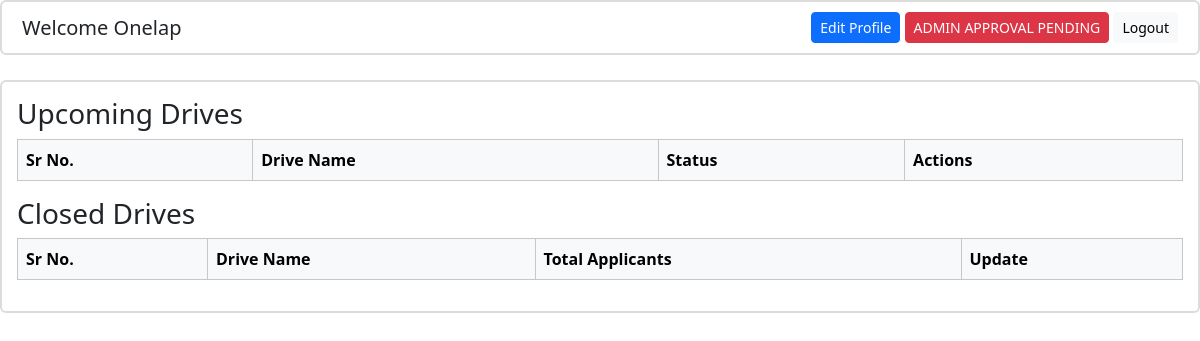
The app's page /company/dashboard (signed in), older data.
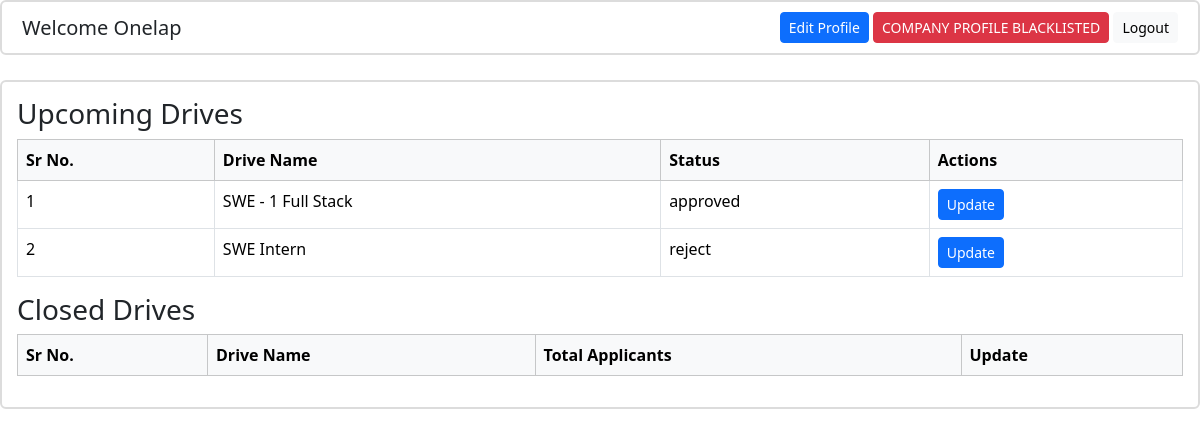
The same page, newer data.
### placementportalcode/models.py (models this page shows)
class PlacementDrive(db.Model):
    __tablename__ = "placement_drive"
    drive_id=db.Column(db.Integer,primary_key=True)
    drive_name = db.Column(db.String(100), nullable=False)
    company_id=db.Column(
        db.Integer,
        db.ForeignKey("company.company_id"),
        nullable=False,
    )
    job_title=db.Column(db.String(100),nullable=False)
    job_desc=db.Column(db.String(1000),nullable=False)
    eligibility_criteria=db.Column(db.String(500),nullable=False)
    status=db.Column(db.String(20)
                     ,default=DriveApprovalStatusEnum.PENDING.value
                     ,nullable=False)
    application_deadline=db.Column(db.DateTime,nullable=False)
    ctc = db.Column(
        db.String(50),
        nullable=False,
        default="Not Disclosed"
    )
    company=db.relationship(
        "Company",
        back_populates="drives"
    )
    applications=db.relationship(
        "Application",
        back_populates="drive",
        cascade="all, delete-orphan"
    )

### placementportalcode/company/routes.py (the view)
@company_bp.route("/dashboard",methods=[HTTPMethod.GET] )
def dashboard():
    user_id=session.get("user_id")
    if not user_id:
        return redirect(url_for("auth.login"))
    user=User.query.get(user_id)
    if not user or user.role!=RoleEnum.COMPANY  .value:
        return redirect(url_for("auth.login"))
    current_company=user.company
    now=datetime.now()
    upcoming_drives=PlacementDrive.query.filter(
        PlacementDrive.company_id==current_company.company_id,
        PlacementDrive.application_deadline >=now,
        PlacementDrive.status!=DriveApprovalStatusEnum.CLOSED.value
    ).order_by(PlacementDrive.application_deadline.asc()).all()\
    closed_drives=PlacementDrive.query.filter(
        PlacementDrive.company_id==current_company.company_id,
        or_(
            PlacementDrive.application_deadline < now,
            PlacementDrive.status==DriveApprovalStatusEnum.CLOSED.value
        )
    ).order_by(PlacementDrive.application_deadline.asc()).all()
    return render_template("company/dashboard.html",upcoming_drives=upcoming_drives, closed_drives=closed_drives,current_company=current_company)

### placementportalcode/templates/company/dashboard.html (shortened to what this page needs)
{% from "components/comman_table.html" import render_table %}
{% from "components/button.html" import action_button %}
{% from "components/post_button.html" import action_post_button %}
{% from "components/list_row.html" import list_row %}
{% extends 'base.html'%}
{% from "components/modal.html" import render_modal %}
{% block extra_css %}
<link rel="stylesheet" href="{{ url_for('static', filename='css/admin.css') }}">
{%endblock%}
{% block content%}
<div class="header-bar d-flex justify-content-between align-items-center">
    <h5 class="mb-0">Welcome {{current_company.company_name}}</h5>
    <div>
        {{action_button("#","Edit Profile","primary",toggle="modal",target="#editCompanyProfile")}}
        {% if current_company.approval_status=='pending' %}
        {{action_button("#","ADMIN APPROVAL PENDING","danger")}}
        {%elif current_company.approval_status=='blacklisted'%}
        {{action_button("#","COMPANY PROFILE BLACKLISTED","danger")}}
        {%else%}
        {{action_button("#","Create Drive +","success",toggle="modal",target="#createNewDrive")}}
        {%endif%}
        {{action_button(url_for("auth.logout"),"Logout","light")}}
    </div>
</div>
<section class="section-box">
    {% call render_table( ["Sr No.", "Drive Name","Status", "Actions"],"Upcoming Drives") %}
    {% for drive in upcoming_drives %}
    <tr>
        <td>{{ loop.index }}</td>
        <td>{{ drive.job_title }}</td>
        <td>{{drive.status}}</td>
        <td>
             {{ action_button(
            "#",
            "Update",
            "primary",
            toggle="modal",
            target="#updateDrive" ~ drive.drive_id
            ) }}
        </td>
    </tr>
    {% endfor %}
    {% endcall %}
</section>
{%endblock%}

### placementportalcode/templates/components/button.html
{% macro action_button(url, text, color="primary",toggle=None,target=None,disabled=False) %}
<a href="{{ url }}"
   class="btn btn-sm custom-btn btn-{{ color }} {% if disabled %}disabled{% endif %}"
   {% if toggle %} data-bs-toggle="{{ toggle }}" {% endif %}
   {% if target %} data-bs-target="{{ target }}" {% endif %}>
    {{ text }}
</a>
{% endmacro %}

Row changes from the older to the newer data that the page shows:
added PlacementDrive: job_title "SWE - 1 Full Stack", status "approved", text "Update"
added PlacementDrive: job_title "SWE Intern", status "reject", text "Update"
Text that changed along with them:
{{ text }}: "Edit Profile ADMIN APPROVAL PENDING Logout" → "Edit Profile COMPANY PROFILE BLACKLISTED Logout"
